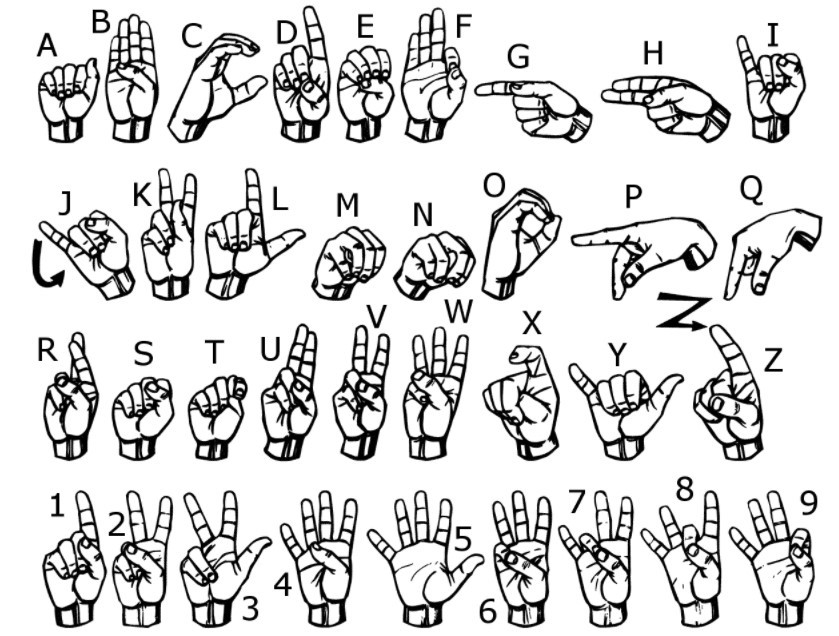
#> input picture ASl_Sign_gestures.jpg, 839 x 636 px; its folder holds only this picture in this run
$ python -i preprocessing.py   (imports and definitions only)
#> lines starting #> are read from the running program, lines starting #| are printed output that depends on the picture; after the words box and inside, x2 and y2 are one past the last pixel; in counts of white or black regions, pixels touching at a corner belong together
import numpy as np
import cv2
import os
import csv

minValue = 70
def func(path):
#> called with path = '../ASl_Sign_gestures.jpg'
    frame = cv2.imread(path)
#> frame is the input picture: shape (636, 839, 3); min 0, max 255, mean 216.4

    gray = cv2.cvtColor(frame, cv2.COLOR_BGR2GRAY)
    blur = cv2.GaussianBlur(gray,(5,5),2)
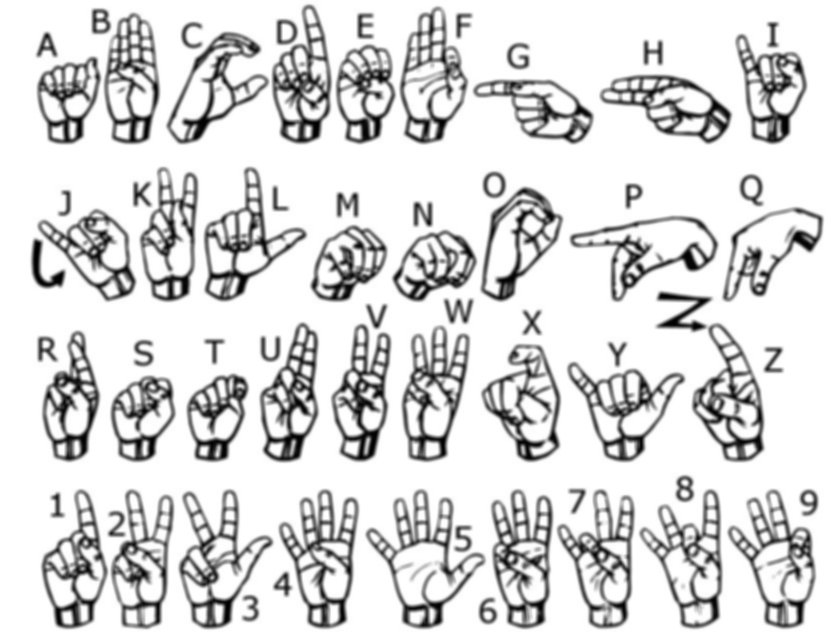
#> blur: shape (636, 839); min 1, max 255, mean 216.4

    th3 = cv2.adaptiveThreshold(blur,255,cv2.ADAPTIVE_THRESH_GAUSSIAN_C,cv2.THRESH_BINARY_INV,11,2)
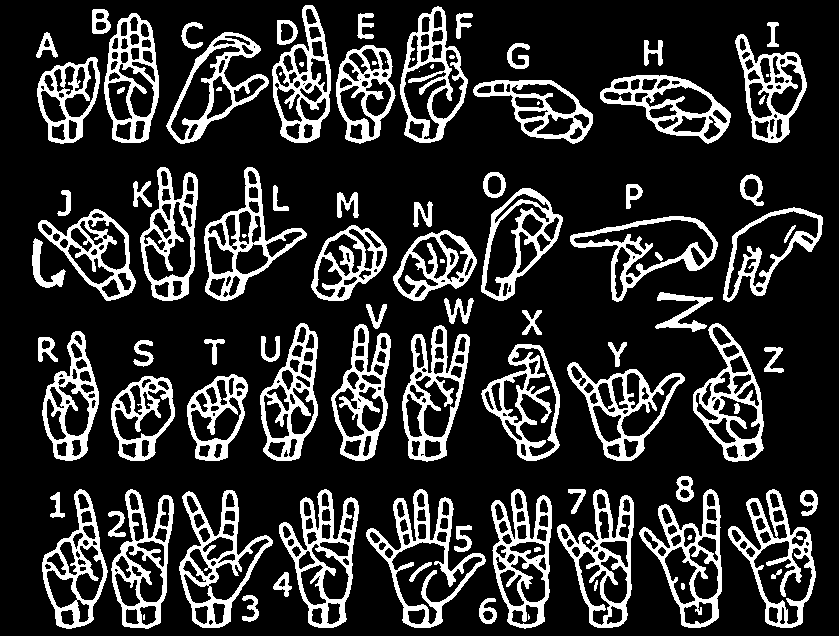
#> th3: shape (636, 839); 19.6% white; 99 white regions (14 under 20 px), largest, box (x1, y1, x2, y2) and area: (366, 489, 486, 628) 3541, (279, 489, 359, 628) 3484, (179, 490, 273, 628) 3375
    ret, res = cv2.threshold(th3, minValue, 255, cv2.THRESH_BINARY_INV+cv2.THRESH_OTSU)
#> ret = 0
    return res

# [6 lines not run here, left out]
path="train"
path1 = "data2"
a=['label']

# [2 lines not run here, left out]

label=0
var = 0
c1 = 0
c2 = 0

# [30 lines not run here, left out]

>>> result = func('../ASl_Sign_gestures.jpg')
